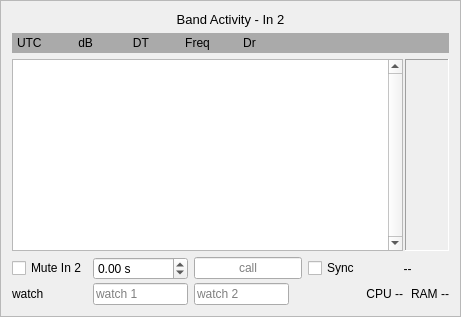
      <widget class="QFrame" name="frame_in2">
       <property name="frameShape">
        <enum>QFrame::StyledPanel</enum>
       </property>
       <property name="frameShadow">
        <enum>QFrame::Raised</enum>
       </property>
       <layout class="QGridLayout" name="gridLayout_in2">
        <item row="0" column="0">
         <layout class="QVBoxLayout" name="L_Left_in2" stretch="0,0,1,0">
          <item>
           <widget class="QLabel" name="in2_decodes_title_label">
            <property name="maximumSize">
             <size>
              <width>500</width>
              <height>16777215</height>
             </size>
            </property>
            <property name="font">
             <font>
              <pointsize>10</pointsize>
              <weight>50</weight>
              <bold>false</bold>
             </font>
            </property>
            <property name="text">
             <string>Band Activity - In 2</string>
            </property>
            <property name="alignment">
             <set>Qt::AlignCenter</set>
            </property>
           </widget>
          </item>
          <item>
           <widget class="QLabel" name="in2_decodes_headings_label">
            <property name="minimumSize">
             <size>
              <width>300</width>
              <height>20</height>
             </size>
            </property>
            <property name="maximumSize">
             <size>
              <width>16777215</width>
              <height>20</height>
             </size>
            </property>
            <property name="palette">
             <palette>
              <active>
               <colorrole role="Base">
                <brush brushstyle="SolidPattern">
                 <color alpha="255">
                  <red>252</red>
                  <green>252</green>
                  <blue>252</blue>
                 </color>
                </brush>
               </colorrole>
               <colorrole role="Window">
                <brush brushstyle="SolidPattern">
                 <color alpha="255">
                  <red>170</red>
                  <green>170</green>
                  <blue>170</blue>
                 </color>
                </brush>
               </colorrole>
              </active>
              <inactive>
               <colorrole role="Base">
                <brush brushstyle="SolidPattern">
                 <color alpha="255">
                  <red>252</red>
                  <green>252</green>
                  <blue>252</blue>
                 </color>
                </brush>
               </colorrole>
               <colorrole role="Window">
                <brush brushstyle="SolidPattern">
                 <color alpha="255">
                  <red>170</red>
                  <green>170</green>
                  <blue>170</blue>
                 </color>
                </brush>
               </colorrole>
              </inactive>
              <disabled>
               <colorrole role="Base">
                <brush brushstyle="SolidPattern">
                 <color alpha="255">
                  <red>170</red>
                  <green>170</green>
                  <blue>170</blue>
                 </color>
                </brush>
               </colorrole>
               <colorrole role="Window">
                <brush brushstyle="SolidPattern">
                 <color alpha="255">
                  <red>170</red>
                  <green>170</green>
                  <blue>170</blue>
                 </color>
                </brush>
               </colorrole>
              </disabled>
             </palette>
            </property>
            <property name="autoFillBackground">
             <bool>true</bool>
            </property>
            <property name="text">
             <string>UTC           dB            DT           Freq          Dr </string>
            </property>
            <property name="textFormat">
             <enum>Qt::PlainText</enum>
            </property>
            <property name="indent">
             <number>5</number>
            </property>
           </widget>
          </item>
          <item>
            <layout class="QHBoxLayout" name="decodedTextBrowser_in2_row">
             <property name="spacing"><number>2</number></property>
             <item>
              <widget class="DisplayText" name="decodedTextBrowser_in2">
               <property name="sizePolicy">
                <sizepolicy hsizetype="Expanding" vsizetype="Expanding">
                 <horstretch>0</horstretch>
                 <verstretch>10</verstretch>
                </sizepolicy>
               </property>
               <property name="minimumSize">
                <size>
                 <width>150</width>
                 <height>50</height>
                </size>
               </property>
               <property name="mouseTracking">
                <bool>true</bool>
               </property>
               <property name="contextMenuPolicy">
                <enum>Qt::ActionsContextMenu</enum>
               </property>
               <property name="layoutDirection">
                <enum>Qt::LeftToRight</enum>
               </property>
               <property name="autoFillBackground">
                <bool>false</bool>
               </property>
               <property name="frameShape">
                <enum>QFrame::StyledPanel</enum>
               </property>
               <property name="verticalScrollBarPolicy">
                <enum>Qt::ScrollBarAlwaysOn</enum>
               </property>
               <property name="horizontalScrollBarPolicy">
                <enum>Qt::ScrollBarAsNeeded</enum>
               </property>
               <property name="readOnly">
                <bool>true</bool>
               </property>
               <property name="cursorWidth">
                <number>0</number>
               </property>
               <property name="textInteractionFlags">
                <set>Qt::TextSelectableByMouse</set>
               </property>
              </widget>
             </item>
             <item>
              <widget class="SignalMeter" name="signal_meter_2_widget">
               <property name="sizePolicy">
                <sizepolicy hsizetype="Minimum" vsizetype="MinimumExpanding">
                 <horstretch>0</horstretch>
                 <verstretch>0</verstretch>
                </sizepolicy>
               </property>
               <property name="minimumSize">
                <size>
                 <width>44</width>
                 <height>0</height>
                </size>
               </property>
               <property name="maximumSize">
                <size>
                 <width>52</width>
                 <height>16777215</height>
                </size>
               </property>
               <property name="toolTip">
                <string>Level of the second receive source (Input 2). Hidden when no second source is configured.</string>
               </property>
               <property name="accessibleName">
                <string>Rx Signal 2</string>
               </property>
               <property name="frameShape">
                <enum>QFrame::Panel</enum>
               </property>
               <property name="frameShadow">
                <enum>QFrame::Sunken</enum>
               </property>
              </widget>
             </item>
            </layout>
          </item>
          <item>
           <layout class="QGridLayout" name="L_In2_Panel">
            <property name="horizontalSpacing"><number>6</number></property>
            <property name="verticalSpacing"><number>3</number></property>
            <item row="0" column="0">
             <widget class="QCheckBox" name="signal_meter_2_label">
              <property name="text">
               <string>Mute In 2</string>
              </property>
              <property name="checked">
               <bool>false</bool>
              </property>
              <property name="toolTip">
               <string>Decode the second receive source. Clearing this stops it being decoded without disturbing the first source or your settings.</string>
              </property>
             </widget>
            </item>
            <item row="0" column="1">
             <widget class="QDoubleSpinBox" name="sbInput2Offset">
              <property name="toolTip">
               <string>Time offset of the second source, in seconds. An SDR reaching the program through a browser and a virtual cable arrives late by its buffering; correcting that realigns its audio with the transmission window and recovers the sensitivity lost to the delay.</string>
              </property>
              <property name="suffix">
               <string> s</string>
              </property>
              <property name="decimals">
               <number>2</number>
              </property>
              <property name="minimum">
               <double>-2.500000000000000</double>
              </property>
              <property name="maximum">
               <double>2.500000000000000</double>
              </property>
              <property name="singleStep">
               <double>0.050000000000000</double>
              </property>
             </widget>
            </item>
            <item row="0" column="2">
             <widget class="QLineEdit" name="leSyncCall">
              <property name="toolTip">
               <string>Callsign for Sync to steer onto. Left empty, Sync aligns the second source with the first instead, using the measured delay below.</string>
              </property>
              <property name="placeholderText">
               <string>call</string>
              </property>
              <property name="alignment">
               <set>Qt::AlignHCenter|Qt::AlignVCenter</set>
              </property>
             </widget>
            </item>
            <item row="0" column="3">
             <widget class="QCheckBox" name="cbSyncToSelected">
              <property name="text">
               <string>Sync</string>
              </property>
              <property name="toolTip">
               <string>Steer the second source&apos;s time offset automatically. With a callsign above, it aligns to that station, for digging out one signal whose timing sits away from nominal. With the field empty, it aligns to the first source, correcting the delay an SDR picks up through a browser and a virtual cable. Affects only how the second source is decoded, never transmit timing, which stays on UTC.</string>
              </property>
             </widget>
            </item>
            <item row="0" column="4">
             <widget class="QLabel" name="lblInput2Measured">
              <property name="text">
               <string>--</string>
              </property>
              <property name="toolTip">
               <string>Measured delay of the second source against the first, taken from stations both of them heard.</string>
              </property>
              <property name="alignment">
               <set>Qt::AlignHCenter|Qt::AlignVCenter</set>
              </property>
             </widget>
            </item>
            <item row="1" column="0">
             <widget class="QLabel" name="lblWatchCaption">
              <property name="text"><string>watch</string></property>
             </widget>
            </item>
            <item row="1" column="1">
             <widget class="QLineEdit" name="leWatchCall">
              <property name="maximumSize">
               <size>
                <width>95</width>
                <height>16777215</height>
               </size>
              </property>
              <property name="toolTip">
               <string>Watch for a callsign: it is marked in red wherever it appears, in every pane. Leave empty for none.</string>
              </property>
              <property name="placeholderText">
               <string>watch 1</string>
              </property>
             </widget>
            </item>
            <item row="1" column="2">
             <widget class="QLineEdit" name="leWatchCall2">
              <property name="maximumSize">
               <size>
                <width>95</width>
                <height>16777215</height>
               </size>
              </property>
              <property name="toolTip">
               <string>A second callsign to watch for, marked in blue so the two can be told apart.</string>
              </property>
              <property name="placeholderText">
               <string>watch 2</string>
              </property>
             </widget>
            </item>
            <item row="1" column="4">
             <layout class="QHBoxLayout" name="L_In2_Readout">
              <property name="spacing"><number>8</number></property>
              <item>
               <widget class="QLabel" name="lblCpuUsage">
                <property name="text">
                 <string>CPU --</string>
                </property>
                <property name="toolTip">
                 <string>Processor time used by this program and both of its decoders together, sampled every two seconds. 100% means every core of the machine was busy with them.</string>
                </property>
                <property name="alignment">
                 <set>Qt::AlignRight|Qt::AlignVCenter</set>
                </property>
               </widget>
              </item>
              <item>
               <widget class="QLabel" name="lblRamUsage">
                <property name="text">
                 <string>RAM --</string>
                </property>
                <property name="toolTip">
                 <string>Memory held by this program and both of its decoders together.</string>
                </property>
                <property name="alignment">
                 <set>Qt::AlignRight|Qt::AlignVCenter</set>
                </property>
               </widget>
              </item>
             </layout>
            </item>
           </layout>
          </item>
         </layout>
        </item>
       </layout>
      </widget>
